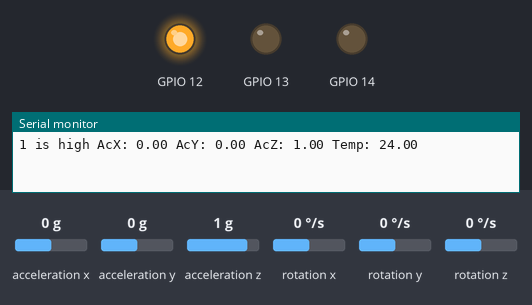
Simulated run of this sketch. Board: ESP8266 (NodeMCU). Shown: output pins drawn as LEDs (lit = HIGH), the last lines printed to the serial monitor. Wiring (inferred from the names in the program): MPU-6050 motion sensor at I2C address 0x69. The inputs (shaded band) are chosen by the test bench; at power-on: acceleration x 0 g, acceleration y 0 g, acceleration z 1 g, rotation x 0 °/s, rotation y 0 °/s, rotation z 0 °/s. WiFi joins after 1.5 s; servers stay silent unless stated.

Above: at 2.3 s.
At 3.3 s:
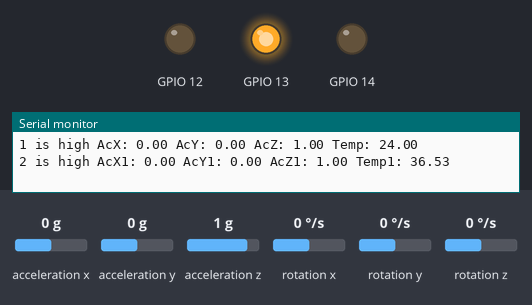
At 7.3 s:
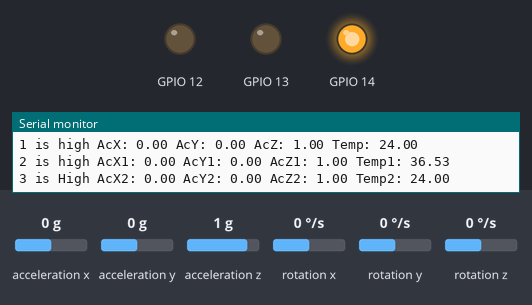
Timing chart, 0 to 8.7 s (numbered marks = the images above):
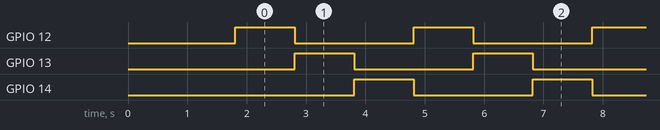

Measured:
- by itself, GPIO 12–14: alternates HIGH for 1.0 s and LOW for 2.0 s
- by itself, everything shown: repeats every 3.0 s, in 3 steps

The sketch:

project.ino
```cpp
#include <Adafruit_MPU6050.h>

#include<Wire.h>
#define BLYNK_PRINT Serial

/* Fill-in your Template ID (only if using Blynk.Cloud) */
//#define BLYNK_TEMPLATE_ID   "YourTemplateID"
#define BLYNK_TEMPLATE_ID "TMPL1utlRtzI"
#define BLYNK_TEMPLATE_NAME "Quickstart Template"
#define BLYNK_AUTH_TOKEN "HFgc_qU6pmdyRKpfmiQrPha_3ze-FdQC"

#include <ESP8266WiFi.h>
#include <BlynkSimpleEsp8266.h>
 // I2C address of the MPU-6050
 char auth[] = "HFgc_qU6pmdyRKpfmiQrPha_3ze-FdQC";


// Your WiFi credentials.
// Set password to "" for open networks.
char ssid[] = "OPPO F21 Pro";
char pass[] = "Sudalai@051";

const int MPU_addr2=0x69;
int16_t AcX, AcY, AcZ, Tmp;
int16_t AcX1, AcY1, AcZ1, Tmp1;
int16_t AcX2, AcY2, AcZ2, Tmp2;
int i=1;
void setup() {
   Blynk.begin(auth, ssid, pass);
  Wire.begin();
  Wire.beginTransmission(MPU_addr2);
 Wire.write(0x6B);  // PWR_MGMT_1 register
  Wire.write(0);     // set to zero (wakes up the MPU-6050)
 Wire.endTransmission(true);
  Serial.begin(9600);
  pinMode(14,OUTPUT);
  pinMode(12,OUTPUT);
  pinMode(13,OUTPUT);
}
void loop() {
   Blynk.run();
  if(i>3){
    i=1;
  }
  if(i==1){
    Serial.print("1 is high");
    digitalWrite(12,HIGH);
    digitalWrite(13,LOW);
    digitalWrite(14,LOW);
    Wire.beginTransmission(MPU_addr2);
    Wire.write(0x3B);  // starting with register 0x3B (ACCEL_XOUT_H)
    Wire.endTransmission(false);
    Wire.requestFrom(MPU_addr2, 14, true); // request a total of 14 registers
    float AcX = Wire.read() << 8 | Wire.read(); // 0x3B (ACCEL_XOUT_H) & 0x3C (ACCEL_XOUT_L)
    float AcY = Wire.read() << 8 | Wire.read(); // 0x3D (ACCEL_YOUT_H) & 0x3E (ACCEL_YOUT_L)
    float AcZ = Wire.read() << 8 | Wire.read(); // 0x3F (ACCEL_ZOUT_H) & 0x40 (ACCEL_ZOUT_L)
    Tmp = Wire.read() << 8 | Wire.read(); // 0x41 (TEMP_OUT_H) & 0x42 (TEMP_OUT_L)
    Serial.print(" AcX: ");
    Serial.print(AcX / 16384);
    Blynk.virtualWrite(V0,AcX / 16384);
    Serial.print(" AcY: ");
    Serial.print(AcY / 16384);
     Blynk.virtualWrite(V1,AcY / 16384);
    Serial.print(" AcZ: ");
    Serial.print(AcZ / 16384);
     Blynk.virtualWrite(V2,AcZ / 16384);
    Serial.print(" Temp: ");
    Serial.println(Tmp / 340.00 + 36.53);
    if((-9.543<AcX1> -9.789)&&(-1.654<AcY1>-1.890)&&(0<AcZ1>-0.456)){
    Blynk.virtualWrite(V10,"Normal");
    }
     else{
      Blynk.virtualWrite(V10,"Abnormal");
     }
    delay(1000);
  }
  else if(i==2){
    Serial.print("2 is high");
    digitalWrite(12,LOW);
    digitalWrite(13,HIGH);
    digitalWrite(14,LOW);
    Wire.beginTransmission(MPU_addr2);
    Wire.write(0x3B);  // starting with register 0x3B (ACCEL_XOUT_H)
    Wire.endTransmission(false);
    Wire.requestFrom(MPU_addr2, 14, true); // request a total of 14 registers
    float AcX1 = Wire.read() << 8 | Wire.read(); // 0x3B (ACCEL_XOUT_H) & 0x3C (ACCEL_XOUT_L)
    float AcY1 = Wire.read() << 8 | Wire.read(); // 0x3D (ACCEL_YOUT_H) & 0x3E (ACCEL_YOUT_L)
    float AcZ1 = Wire.read() << 8 | Wire.read(); // 0x3F (ACCEL_ZOUT_H) & 0x40 (ACCEL_ZOUT_L)
    Tmp = Wire.read() << 8 | Wire.read(); // 0x41 (TEMP_OUT_H) & 0x42 (TEMP_OUT_L)
    Serial.print(" AcX1: ");
    Serial.print(AcX1 / 16384);
     Blynk.virtualWrite(V3,AcX1 / 16384);
    Serial.print(" AcY1: ");
    Serial.print(AcY1 / 16384);
     Blynk.virtualWrite(V4,AcY1 / 16384);
    Serial.print(" AcZ1: ");
    Serial.print(AcZ1 / 16384);
     Blynk.virtualWrite(V5,AcZ1 / 16384);
    Serial.print(" Temp1: ");
    Serial.println(Tmp1 / 340.00 + 36.53);
     Blynk.virtualWrite(V10,Tmp1 / 340.00 + 36.53);
     if((-9.543<AcX1> -9.789)&&(-1.654<AcY1>-1.890)&&(0<AcZ1>-0.456)){
    Blynk.virtualWrite(V10,"Normal");
    }
     else{
      Blynk.virtualWrite(V10,"Abnormal");
     }
    delay(1000);
  }
  else if(i==3){
    Serial.print("3 is High");
    digitalWrite(12,LOW);
    digitalWrite(13,LOW);
    digitalWrite(14,HIGH);
    Wire.beginTransmission(MPU_addr2);
    Wire.write(0x3B);  // starting with register 0x3B (ACCEL_XOUT_H)
    Wire.endTransmission(false);
    Wire.requestFrom(MPU_addr2, 14, true); // request a total of 14 registers
    float AcX2 = Wire.read() << 8 | Wire.read(); // 0x3B (ACCEL_XOUT_H) & 0x3C (ACCEL_XOUT_L)
    float AcY2 = Wire.read() << 8 | Wire.read(); // 0x3D (ACCEL_YOUT_H) & 0x3E (ACCEL_YOUT_L)
    float AcZ2 = Wire.read() << 8 | Wire.read(); // 0x3F (ACCEL_ZOUT_H) & 0x40 (ACCEL_ZOUT_L)
    Tmp = Wire.read() << 8 | Wire.read(); // 0x41 (TEMP_OUT_H) & 0x42 (TEMP_OUT_L)
    Serial.print(" AcX2: ");
    Serial.print(AcX2 / 16384);
    Blynk.virtualWrite(V6,AcX2 / 16384);
    Serial.print(" AcY2: ");
    Serial.print(AcY2 / 16384);
    Blynk.virtualWrite(V7,AcY2 / 16384);
    Serial.print(" AcZ2: ");
    Serial.print(AcZ2 / 16384);
     Blynk.virtualWrite(V8,AcZ2 / 16384);
    Serial.print(" Temp2: ");
    Serial.println(Tmp / 340.00 + 36.53);
    if((-9.543<AcX1> -9.789)&&(-1.654<AcY1>-1.890)&&(0<AcZ1>-0.456)){
      Blynk.virtualWrite(V10,"Normal");
    }
     else{
      Blynk.virtualWrite(V10,"Abnormal");
     }
    delay(1000);
  }
  i++;
}
```
